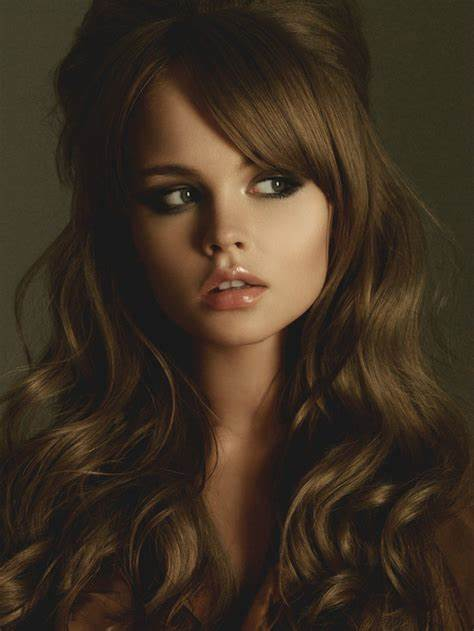
#> input picture model1.jpg, 474 x 631 px, found by its file name
$ jupyter execute 'Extraction of RGB values of a pixel.ipynb'
#> lines starting #> are read from the running program, lines starting #| are printed output that depends on the picture
In this notebook, I have tried to find R, G, B values of any pixel I double click on image. Using R, G, B values I have categorized colo name of that pixel.

[cell 1]
import pandas as pd
import cv2

I have a csv file containing R, G, B values along with color name

[cell 2]
color_path = r'C:\Users\manoj\Downloads\Color detection\Color detection\colors.csv'

[cell 3]
img_path = r'C:\Users\Manoj\Downloads\model1.jpg'

[cell 4]
index = ['color', 'color_name', 'hex', 'R', 'G', 'B']

[cell 5]
df = pd.read_csv(color_path, names = index, header = None)
#> (reads colors.csv from the repository)

[cell 6]
df.head()

[cell 7]
df.info()

Reading image file

[cell 8]
img = cv2.imread(img_path)
#> img is the input picture: shape (631, 474, 3); mean B, G, R 33.9, 48.2, 61.8

[cell 9]
print(img)
#> (printed output is left out)

[cell 10]
img = cv2.resize(img, (800,800))
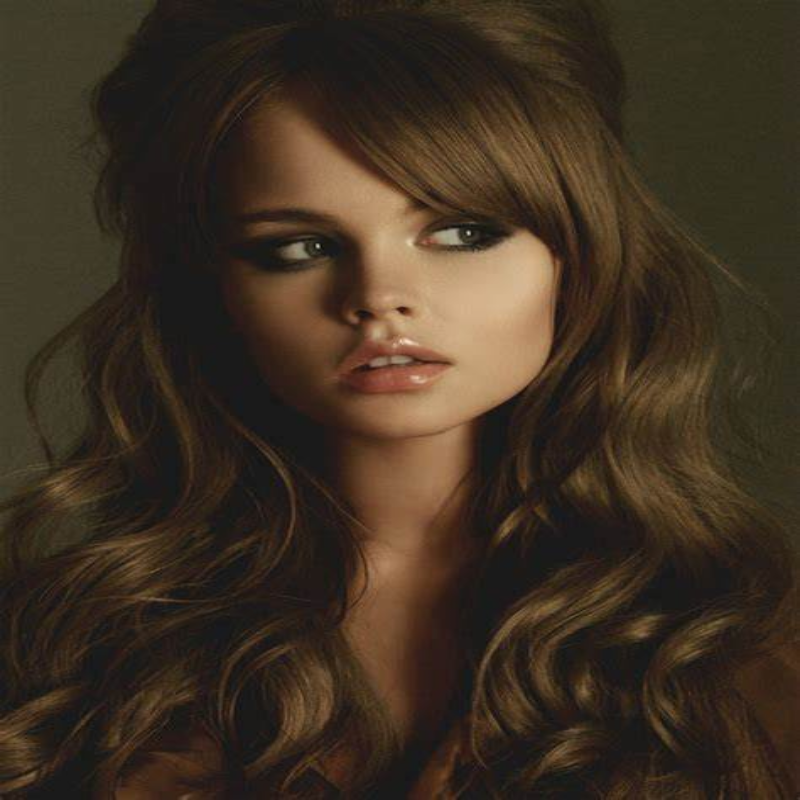
#> img: shape (800, 800, 3); mean B, G, R 33.8, 48.1, 61.7
